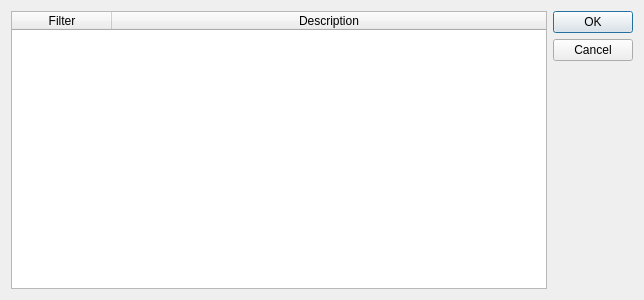
<?xml version="1.0" encoding="UTF-8"?>
<ui version="4.0">
 <class>ListDialog</class>
 <widget class="QDialog" name="ListDialog">
  <property name="geometry">
   <rect>
    <x>0</x>
    <y>0</y>
    <width>644</width>
    <height>300</height>
   </rect>
  </property>
  <property name="windowTitle">
   <string>Dialog</string>
  </property>
  <layout class="QHBoxLayout" name="horizontalLayout">
   <item>
    <widget class="QTableWidget" name="tableWidget">
     <property name="editTriggers">
      <set>QAbstractItemView::NoEditTriggers</set>
     </property>
     <property name="showDropIndicator" stdset="0">
      <bool>false</bool>
     </property>
     <property name="dragDropOverwriteMode">
      <bool>false</bool>
     </property>
     <property name="selectionMode">
      <enum>QAbstractItemView::SingleSelection</enum>
     </property>
     <property name="selectionBehavior">
      <enum>QAbstractItemView::SelectRows</enum>
     </property>
     <property name="sortingEnabled">
      <bool>false</bool>
     </property>
     <property name="cornerButtonEnabled">
      <bool>true</bool>
     </property>
     <attribute name="horizontalHeaderStretchLastSection">
      <bool>true</bool>
     </attribute>
     <attribute name="verticalHeaderVisible">
      <bool>false</bool>
     </attribute>
     <attribute name="verticalHeaderStretchLastSection">
      <bool>false</bool>
     </attribute>
     <column>
      <property name="text">
       <string>Filter</string>
      </property>
     </column>
     <column>
      <property name="text">
       <string>Description</string>
      </property>
     </column>
    </widget>
   </item>
   <item>
    <widget class="QDialogButtonBox" name="buttonBox">
     <property name="orientation">
      <enum>Qt::Vertical</enum>
     </property>
     <property name="standardButtons">
      <set>QDialogButtonBox::Cancel|QDialogButtonBox::Ok</set>
     </property>
     <property name="centerButtons">
      <bool>false</bool>
     </property>
    </widget>
   </item>
  </layout>
 </widget>
 <resources/>
 <connections>
  <connection>
   <sender>buttonBox</sender>
   <signal>accepted()</signal>
   <receiver>ListDialog</receiver>
   <slot>accept()</slot>
   <hints>
    <hint type="sourcelabel">
     <x>248</x>
     <y>254</y>
    </hint>
    <hint type="destinationlabel">
     <x>157</x>
     <y>274</y>
    </hint>
   </hints>
  </connection>
  <connection>
   <sender>buttonBox</sender>
   <signal>rejected()</signal>
   <receiver>ListDialog</receiver>
   <slot>reject()</slot>
   <hints>
    <hint type="sourcelabel">
     <x>316</x>
     <y>260</y>
    </hint>
    <hint type="destinationlabel">
     <x>286</x>
     <y>274</y>
    </hint>
   </hints>
  </connection>
 </connections>
</ui>
